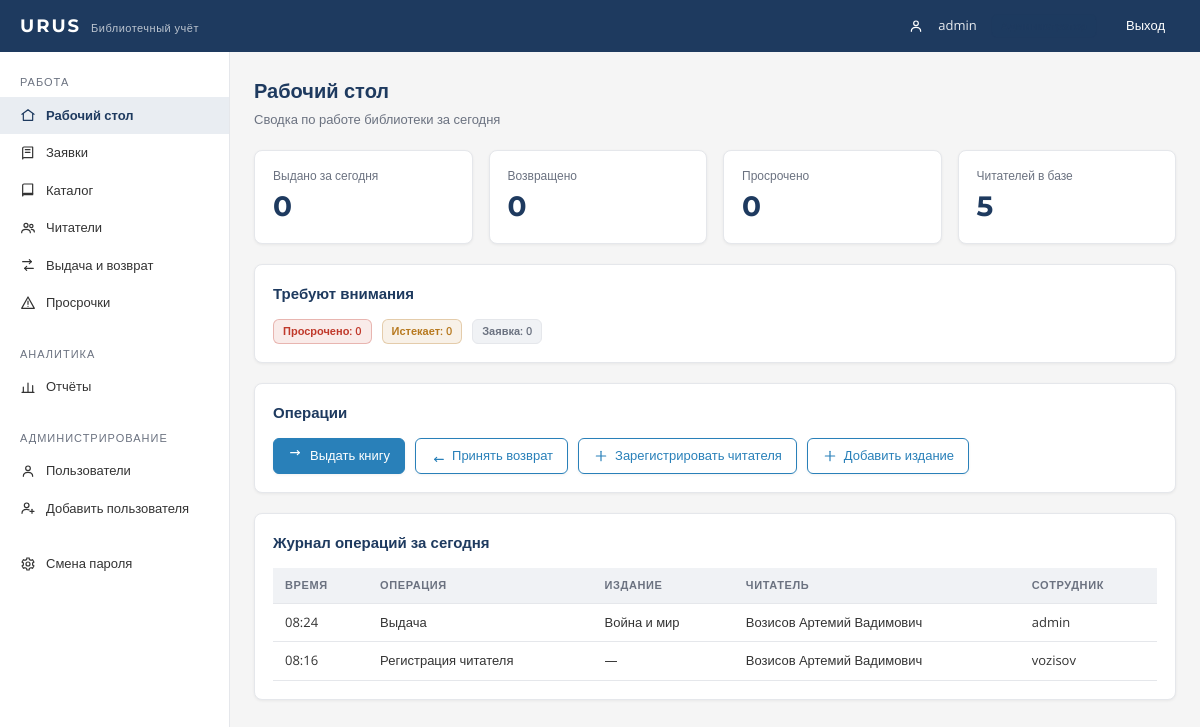
The page / (signed in) on the database its author committed.
### tables this page shows
CREATE TABLE journal (
            id INTEGER PRIMARY KEY AUTOINCREMENT,
            operation TEXT NOT NULL,
            book_title TEXT,
            reader_name TEXT,
            employee TEXT,
            created_at TEXT DEFAULT CURRENT_TIMESTAMP
        );

### app.py (the view)
@app.route('/')
@staff_required
def dashboard():
    db = get_db()
    today = datetime.now().strftime('%Y-%m-%d')
    issued_today = db.execute(
        "SELECT COUNT(*) FROM loans WHERE issued_at LIKE ?", (today + '%',)
    ).fetchone()[0]
    returned_today = db.execute(
        "SELECT COUNT(*) FROM loans WHERE returned_at IS NOT NULL AND returned_at LIKE ?",
        (today + '%',)
    ).fetchone()[0]
    overdue_count = db.execute(
        "SELECT COUNT(*) FROM loans WHERE returned_at IS NULL AND due_at < ?",
        (today,)
    ).fetchone()[0]
    readers_total = db.execute('SELECT COUNT(*) FROM readers').fetchone()[0]
    journal = db.execute(
        "SELECT * FROM journal WHERE created_at LIKE ? ORDER BY created_at DESC",
        (today + '%',)
    ).fetchall()
    expiring = db.execute(
        "SELECT COUNT(*) FROM loans WHERE returned_at IS NULL AND due_at >= ? AND due_at <= ?",
        (today, (datetime.now() + timedelta(days=3)).strftime('%Y-%m-%d'))
    ).fetchone()[0]
    requests_count = db.execute(
        "SELECT COUNT(*) FROM reservations WHERE status = 'new'"
    ).fetchone()[0]
    return render_template(
        'dashboard.html',
        issued_today=issued_today,
        returned_today=returned_today,
        overdue_count=overdue_count,
        overdue_badge=overdue_count,
        readers_total=readers_total,
        journal=journal,
        expiring=expiring,
        requests_count=requests_count,
        page='dashboard'
    )

### templates/dashboard.html (shortened to what this page needs)
{% extends 'base.html' %}
{% block content %}
<h1 class="page-title">Рабочий стол</h1>
<p class="page-subtitle">Сводка по работе библиотеки за сегодня</p>
<div class="stats">
    <div class="stat">
        <div class="stat__label">Выдано за сегодня</div>
        <div class="stat__value">{{ issued_today }}</div>
    </div>
    <div class="stat">
        <div class="stat__label">Возвращено</div>
        <div class="stat__value">{{ returned_today }}</div>
    </div>
    <div class="stat">
        <div class="stat__label">Просрочено</div>
        <div class="stat__value">{{ overdue_count }}</div>
    </div>
    <div class="stat">
        <div class="stat__label">Читателей в базе</div>
        <div class="stat__value">{{ readers_total }}</div>
    </div>
</div>
<div class="card">
    <h2>Требуют внимания</h2>
    <div class="attention">
        <span class="badge badge--danger">Просрочено: {{ overdue_badge }}</span>
        <span class="badge badge--warning">Истекает: {{ expiring }}</span>
        <span class="badge badge--muted">Заявка: {{ requests_count }}</span>
    </div>
</div>
<div class="card">
    <h2>Операции</h2>
    <div class="operations">
        <a href="{{ url_for('circulation') }}" class="btn btn--primary">
            <svg class="icon" viewBox="0 0 24 24" fill="none" stroke="currentColor" stroke-width="1.8" stroke-linecap="round" stroke-linejoin="round"><path d="M4 7h13"/><path d="m14 4 3 3-3 3"/></svg>
            Выдать книгу
        </a>
        <a href="{{ url_for('circulation') }}" class="btn btn--outline">
            <svg class="icon" viewBox="0 0 24 24" fill="none" stroke="currentColor" stroke-width="1.8" stroke-linecap="round" stroke-linejoin="round"><path d="M20 17H7"/><path d="m10 14-3 3 3 3"/></svg>
            Принять возврат
        </a>
        <a href="{{ url_for('readers') }}" class="btn btn--outline">
            <svg class="icon" viewBox="0 0 24 24" fill="none" stroke="currentColor" stroke-width="1.8" stroke-linecap="round"><line x1="12" y1="5" x2="12" y2="19"/><line x1="5" y1="12" x2="19" y2="12"/></svg>
            Зарегистрировать читателя
        </a>
        <a href="{{ url_for('catalog') }}" class="btn btn--outline">
            <svg class="icon" viewBox="0 0 24 24" fill="none" stroke="currentColor" stroke-width="1.8" stroke-linecap="round"><line x1="12" y1="5" x2="12" y2="19"/><line x1="5" y1="12" x2="19" y2="12"/></svg>
            Добавить издание
        </a>
    </div>
</div>
<div class="card">
    <h2>Журнал операций за сегодня</h2>
    {% if journal %}
    <div class="table-wrap">
        <table>
            <thead>
                <tr>
                    <th>Время</th>
                    <th>Операция</th>
                    <th>Издание</th>
                    <th>Читатель</th>
                    <th>Сотрудник</th>
                </tr>
            </thead>
            <tbody>
                {% for row in journal %}
                <tr>
                    <td data-label="Время">{{ row['created_at'][11:16] }}</td>
                    <td data-label="Операция">{{ row['operation'] }}</td>
                    <td data-label="Издание">{{ row['book_title'] or '—' }}</td>
                    <td data-label="Читатель">{{ row['reader_name'] or '—' }}</td>
                    <td data-label="Сотрудник">{{ row['employee'] or '—' }}</td>
                </tr>
                {% endfor %}
            </tbody>
        </table>
    </div>
    {% else %}
    <p class="empty">Операций за сегодня не зафиксировано</p>
    {% endif %}
</div>
{% endblock %}

### templates/base.html (shortened to what this page needs)
<!DOCTYPE html>
<html lang="ru">
<head>
    <link rel="stylesheet" href="{{ url_for('static', filename='css/style.css') }}">
</head>
<body>
{% block body %}
<header class="topbar">
    <div class="logo">URUS<span>Библиотечный учёт</span></div>
    <div class="topbar__user">
        <svg class="icon" viewBox="0 0 24 24" fill="none" stroke="currentColor" stroke-width="1.8" stroke-linecap="round">
            <circle cx="12" cy="8" r="3.5"/><path d="M5 20c0-3.9 3.1-6 7-6s7 2.1 7 6"/>
        </svg>
        <span class="topbar__name">{{ current_user_login }}</span>
        <span class="badge {% if current_user_role == 'admin' %}badge--admin{% elif current_user_role == 'reader' %}badge--reader{% else %}badge--user{% endif %}"></span>
        <a href="{{ url_for('logout') }}" class="btn btn--ghost" style="color:#fff;">Выход</a>
    </div>
</header>
<div class="layout">
    <aside class="sidebar" id="sidebar">
        {% if current_user_role == 'reader' %}
        <div class="sidebar__group">
            <div class="sidebar__title">Читатель</div>
            <a href="{{ url_for('reader_dashboard') }}" class="{{ 'active' if page == 'reader' }}">
                <svg class="icon" viewBox="0 0 24 24" fill="none" stroke="currentColor" stroke-width="1.8" stroke-linecap="round" stroke-linejoin="round">
                    <path d="M4 5a2 2 0 0 1 2-2h13v16H6a2 2 0 0 0-2 2z"/><path d="M4 19a2 2 0 0 1 2-2h13"/>
                </svg>
                Мои книги
            </a>
            <a href="{{ url_for('catalog') }}" class="{{ 'active' if page == 'catalog' }}">
                <svg class="icon" viewBox="0 0 24 24" fill="none" stroke="currentColor" stroke-width="1.8" stroke-linecap="round" stroke-linejoin="round">
                    <path d="M4 5a2 2 0 0 1 2-2h13v16H6a2 2 0 0 0-2 2z"/><path d="M4 19a2 2 0 0 1 2-2h13"/>
                </svg>
                Каталог
            </a>
        </div>
        {% else %}
        <div class="sidebar__group">
            <div class="sidebar__title">Работа</div>
            <a href="{{ url_for('dashboard') }}" class="{{ 'active' if page == 'dashboard' }}">
                <svg class="icon" viewBox="0 0 24 24" fill="none" stroke="currentColor" stroke-width="1.8" stroke-linecap="round" stroke-linejoin="round">
                    <path d="M3 11 12 4l9 7"/><path d="M5 10v10h14V10"/>
                </svg>
                Рабочий стол
            </a>
            <a href="{{ url_for('requests_page') }}" class="{{ 'active' if page == 'requests' }}">
                <svg class="icon" viewBox="0 0 24 24" fill="none" stroke="currentColor" stroke-width="1.8" stroke-linecap="round" stroke-linejoin="round">
                    <path d="M4 5a2 2 0 0 1 2-2h13v16H6a2 2 0 0 0-2 2z"/><path d="M8 7h7"/><path d="M8 11h7"/>
                </svg>
                Заявки
            </a>
            <a href="{{ url_for('catalog') }}" class="{{ 'active' if page == 'catalog' }}">
                <svg class="icon" viewBox="0 0 24 24" fill="none" stroke="currentColor" stroke-width="1.8" stroke-linecap="round" stroke-linejoin="round">
                    <path d="M4 5a2 2 0 0 1 2-2h13v16H6a2 2 0 0 0-2 2z"/><path d="M4 19a2 2 0 0 1 2-2h13"/>
                </svg>
                Каталог
            </a>
            <a href="{{ url_for('readers') }}" class="{{ 'active' if page == 'readers' }}">
                <svg class="icon" viewBox="0 0 24 24" fill="none" stroke="currentColor" stroke-width="1.8" stroke-linecap="round">
                    <circle cx="9" cy="8" r="3"/><path d="M2.5 19c0-3.3 2.9-5 6.5-5s6.5 1.7 6.5 5"/><circle cx="17" cy="9" r="2.5"/><path d="M17 14c2.8 0 4.5 1.5 4.5 4"/>
                </svg>
                Читатели
            </a>
            <a href="{{ url_for('circulation') }}" class="{{ 'active' if page == 'circulation' }}">
                <svg class="icon" viewBox="0 0 24 24" fill="none" stroke="currentColor" stroke-width="1.8" stroke-linecap="round" stroke-linejoin="round">
                    <path d="M4 7h13"/><path d="m14 4 3 3-3 3"/><path d="M20 17H7"/><path d="m10 14-3 3 3 3"/>
                </svg>
                Выдача и возврат
            </a>
            <a href="{{ url_for('overdue') }}" class="{{ 'active' if page == 'overdue' }}">
                <svg class="icon" viewBox="0 0 24 24" fill="none" stroke="currentColor" stroke-width="1.8" stroke-linecap="round" stroke-linejoin="round">
                    <path d="M12 3 2.5 20h19z"/><line x1="12" y1="9" x2="12" y2="14"/><line x1="12" y1="17" x2="12" y2="17.01"/>
                </svg>
                Просрочки
            </a>
        </div>
        {% endif %}
        {% if current_user_role in ('user', 'admin') %}
        <div class="sidebar__group">
            <div class="sidebar__title">Аналитика</div>
            <a href="{{ url_for('reports') }}" class="{{ 'active' if page == 'reports' }}">
                <svg class="icon" viewBox="0 0 24 24" fill="none" stroke="currentColor" stroke-width="1.8" stroke-linecap="round">
                    <line x1="5" y1="20" x2="5" y2="12"/><line x1="12" y1="20" x2="12" y2="6"/><line x1="19" y1="20" x2="19" y2="10"/><line x1="3" y1="20" x2="21" y2="20"/>
                </svg>
                Отчёты
            </a>
        </div>
        {% if current_user_role == 'admin' %}
        <div class="sidebar__group">
            <div class="sidebar__title">Администрирование</div>
            <a href="{{ url_for('admin') }}" class="{{ 'active' if page == 'admin' }}">
                <svg class="icon" viewBox="0 0 24 24" fill="none" stroke="currentColor" stroke-width="1.8" stroke-linecap="round">
                    <circle cx="12" cy="8" r="3.5"/><path d="M5 20c0-3.9 3.1-6 7-6s7 2.1 7 6"/>
                </svg>
                Пользователи
            </a>
            <a href="{{ url_for('add_user') }}" class="{{ 'active' if page == 'add_user' }}">
                <svg class="icon" viewBox="0 0 24 24" fill="none" stroke="currentColor" stroke-width="1.8" stroke-linecap="round">
                    <circle cx="10" cy="8" r="3.5"/><path d="M3 20c0-3.9 3.1-6 7-6 1.5 0 2.8.3 3.9.9"/><line x1="18" y1="14" x2="18" y2="20"/><line x1="15" y1="17" x2="21" y2="17"/>
                </svg>
                Добавить пользователя
            </a>
        </div>
        {% endif %}
        {% endif %}
        <div class="sidebar__group">
            <a href="{{ url_for('change_password') }}" class="{{ 'active' if page == 'change_password' }}">
                Смена пароля
            </a>
        </div>
    </aside>
    <main class="content">
        {% block content %}{% endblock %}
    </main>
</div>
{% endblock %}
</body>
</html>

### rows shown on the page
journal: employee "admin", created_at "08:24", operation "Выдача", book_title "Война и мир", reader_name "Возисов Артемий Вадимович"
journal: created_at "08:16", operation "Регистрация читателя", row "—", reader_name "Возисов Артемий Вадимович", employee "vozisov"

### other values the page prints
{{ issued_today }} "0"
{{ returned_today }} "0"
{{ overdue_count }} "0"
{{ readers_total }} "5"
{{ overdue_badge }} "0"
{{ expiring }} "0"
{{ requests_count }} "0"
